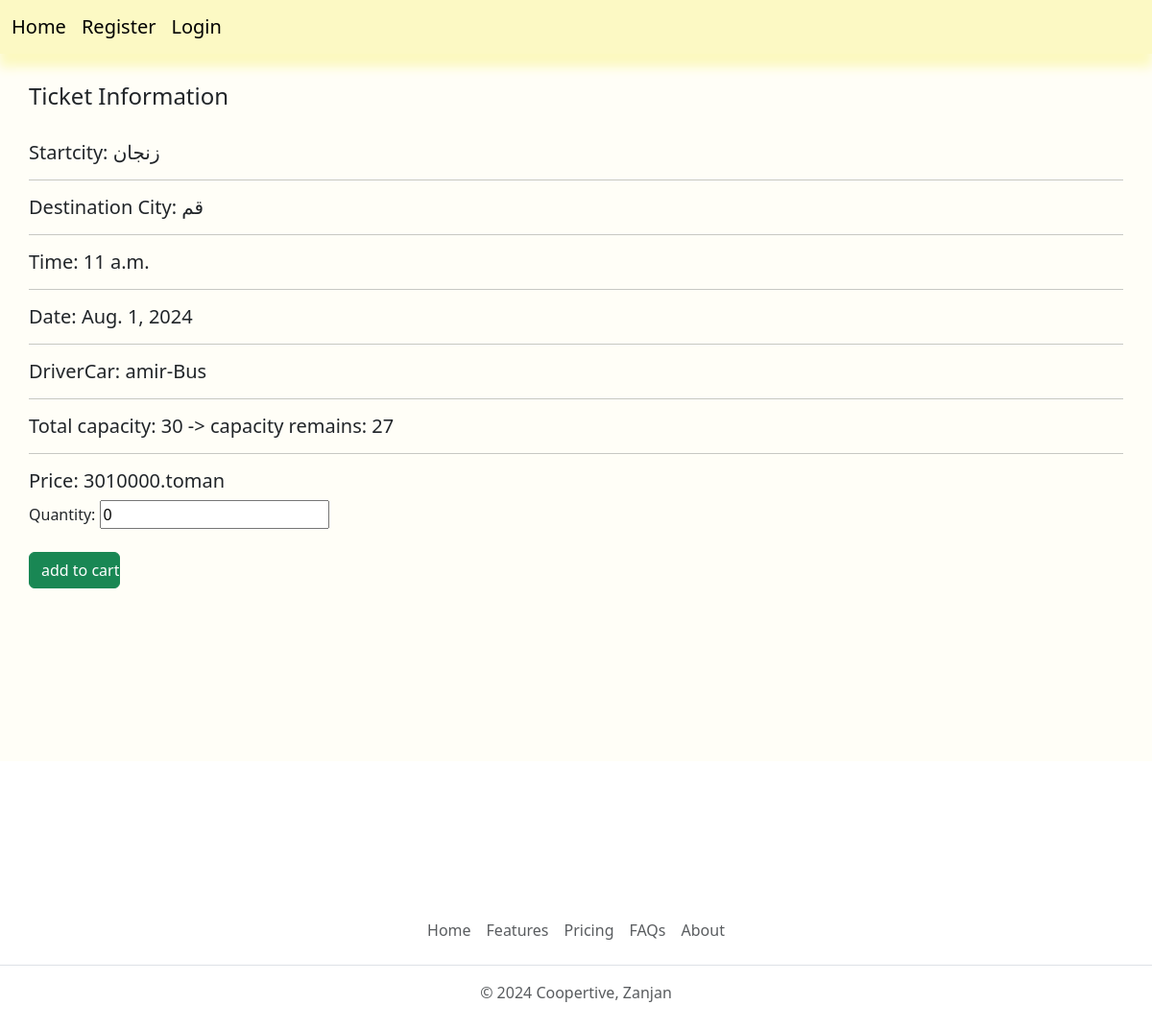
/orders/ticket/info/1/, run on the app's committed database.
### orders/models.py (models this page shows, shortened)
class Ticket(models.Model):
    travel = models.ForeignKey(Travel, on_delete=models.CASCADE, related_name='travel_ticket')
    user = models.ForeignKey(User, on_delete=models.CASCADE, null=True, blank=True, related_name='user_ticket')
    is_available = models.BooleanField(default=True)
    @property
    def get_capacity(self):
        users_count = Order.objects.get(ticket__travel=self.travel)
        ticket_capacity = self.travel.driver_car.car.capacity - users_count.quantity
        return ticket_capacity

class Order(models.Model):
    user = models.ForeignKey(User, on_delete=models.CASCADE, related_name='order_user')
    ticket = models.ForeignKey(Ticket, on_delete=models.CASCADE)
    quantity = models.IntegerField(default=0)
    paid_price = models.IntegerField(null=True)
    paid_date = models.DateTimeField(auto_now=True)
    created = models.DateTimeField(auto_now_add=True)
    updated = models.DateTimeField(auto_now=True)

### accounts/models.py (models this page shows, shortened)
class Travel(models.Model):
    driver_car = models.ForeignKey(DriverCar, on_delete=models.CASCADE, related_name='driver_car')
    startcity = models.ForeignKey(City, on_delete=models.CASCADE, related_name='s_travel')
    destanition = models.ForeignKey(City, on_delete=models.CASCADE, related_name='d_travel')
    price = models.IntegerField(null=True, blank=True)
    date_time = models.DateTimeField(null=True)
    end_time = models.DateTimeField(null=True, blank=True)
    approved = models.BooleanField(default=False)

class City(models.Model):
    name = models.CharField(max_length=100)
    lat = models.FloatField()
    lon = models.FloatField()
    class Meta:
        verbose_name = 'city'
        verbose_name_plural = 'cities'
    def __str__(self):
        return self.name

class DriverCar(models.Model):
    driver = models.ForeignKey(Driver, on_delete=models.CASCADE)
    car = models.ForeignKey(Car, on_delete=models.CASCADE)
    production_date = models.DateField()
    def __str__(self):
        return f'{self.driver}-{self.car}'

class Driver(models.Model):
    user = models.ForeignKey(User, on_delete=models.CASCADE, related_name='driver')
    city = models.ForeignKey('accounts.City', on_delete=models.CASCADE)
    created = models.DateTimeField(auto_now_add=True)
    def __str__(self):
        return self.user.username

class User(AbstractUser):
    email = models.EmailField(max_length=250, unique=True)
    choice = (('1', 'user'),('2', 'driver'),('3', 'admin'))
    user_type = models.CharField(max_length=10, choices=choice)
    objects = UserManager()
    USERNAME_FIELD = 'email'
    REQUIRED_FIELDS = ['user_type', 'username']

class Car(models.Model):
    name = models.CharField(max_length=50)
    capacity = models.IntegerField()
    def __str__(self):
       return f'{self.name}'

### orders/views.py (the view)
# urls.py: path('ticket/info/<int:ticket_id>/', views.TicketDetailUserView.as_view(), name='ticket_detail'),
class TicketDetailUserView(View):
    form_class = AddOrderForm
    def get(self, request, *args, **kwargs):
        order_form = self.form_class
        tickets = Ticket.objects.filter(pk=kwargs['ticket_id'])
        return render(request, 'orders/ticket_details.html', {'order_form':order_form, 'tickets':tickets})

### orders/templates/orders/ticket_details.html (shortened to what this page needs)
{% extends 'base.html' %}
{% block content %}
    <h4>Ticket Information</h4> <br>
    {% for ticket in tickets %}
        <h5>Startcity:  {{ ticket.travel.startcity }}</h5> <hr>
        <h5>Destination City:  {{ ticket.travel.destanition }}</h5><hr>
        <h5>Time: {{ ticket.travel.date_time.time }}</h5><hr>
        <h5>Date: {{ ticket.travel.date_time.date }}</h5><hr>
        <h5>DriverCar: {{ ticket.travel.driver_car }}</h5><hr>
        <h5>Total capacity: {{ ticket.travel.driver_car.car.capacity }} ->
            capacity remains: {{ ticket.get_capacity }}</h5><hr>
        <h5>Price: {{ ticket.travel.price }}.toman</h5>
        <form action="{% url 'orders:add_order' ticket.id  %}" method="post" novalidate>
            {{ order_form }} <br>
            <input type="submit" value="add to cart" class="btn btn-success col-md-1">
        </form>
    {% endfor %}
{% endblock %}

### data on the page
Ticket: travel.startcity "زنجان", travel.destanition "قم", travel.date_time.time "11 a.m.", travel.date_time "Aug. 1, 2024", travel.driver_car "amir-Bus", travel.driver_car.car.capacity "30", get_capacity "27", travel.price "3010000", quantity "0"
